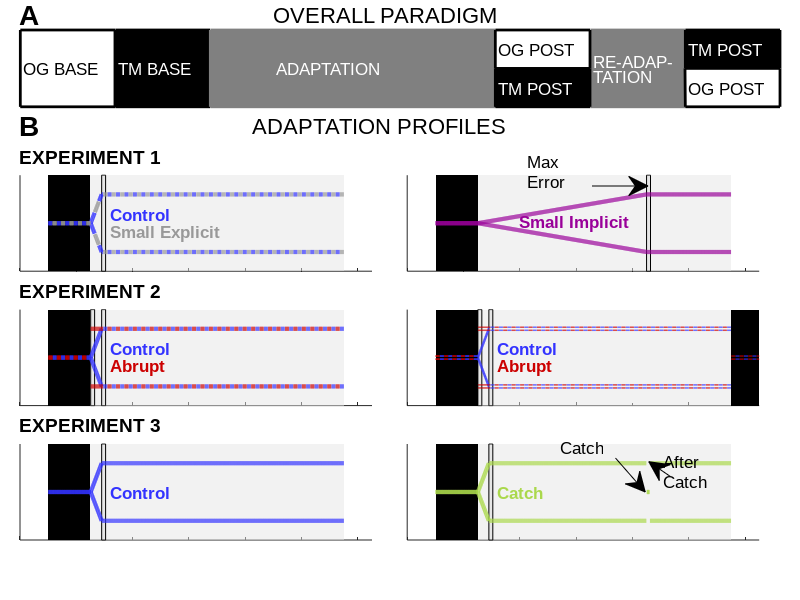

Write MATLAB code to recreate this figure.
clear all
close all

%initialize figure
f1=figure('Name','Adaptation Protocols');
set(f1,'Color',[1 1 1]','Units','inches','Position',[0 0 7 7])
lower=0.1;%position of bottom axes
height=0.16;%height of axes
width=0.95;
width2=0.44;
delta=height*1.4;
ymax=1250;

ax1 = axes('Position',[0.025  lower+3*delta+0.05 width height*0.8],'XTickLabel',{''},'YTickLabel',{''},'Clipping','off','XLim',[0 2400],'YLim',[0 1],'YTick',[-10 10000],'XTick',[-10 10000]);
ax2a = axes('Position',[0.025  lower+2*delta width2 height],'XTickLabel',{''},'YTickLabel',{''},'Clipping','off','XLim',[0 ymax],'YLim',[0.5 1.75],'YTick',[0 100]);
ax2b = axes('Position',[0.025+width2*1.1  lower+2*delta width2 height],'XTickLabel',{''},'YTickLabel',{''},'Clipping','off','XLim',[0 ymax],'YLim',[0.5 1.75],'YTick',[0 100]);
ax3a = axes('Position',[0.025  lower+delta width2 height],'XTickLabel',{''},'YTickLabel',{''},'Clipping','off','XLim',[0 ymax],'YLim',[0.5 1.75],'YTick',[0 100]);
ax3b = axes('Position',[0.025+width2*1.1  lower+delta width2 height],'XTickLabel',{''},'YTickLabel',{''},'Clipping','off','XLim',[0 ymax],'YLim',[0.5 1.75],'YTick',[0 100]);
ax4a = axes('Position',[0.025  lower width2 height],'XTickLabel',{''},'YTickLabel',{''},'Clipping','off','XLim',[0 ymax],'YLim',[0.5 1.75],'YTick',[0 100]);
ax4b = axes('Position',[0.025+width2*1.1  lower width2 height],'XTickLabel',{''},'YTickLabel',{''},'Clipping','off','XLim',[0 ymax],'YLim',[0.5 1.75],'YTick',[0 100]);

%generate data for timecourses
tied=1.125*ones(1,150);
washout=1.125*ones(1,100);
rampPert1=[linspace(1.125,1.5,40) 1.5*ones(1,860)];
rampPert2=[linspace(1.125,0.75,40) 0.75*ones(1,860)];
gradPert1=[linspace(1.125,1.5,600) 1.5*ones(1,300)];
gradPert2=[linspace(1.125,0.75,600) 0.75*ones(1,300)];
catchPert1=[linspace(1.125,1.5,40) 1.5*ones(1,559) NaN 1.125*ones(1,10) NaN 1.5*ones(1,289)];
catchPert2=[linspace(1.125,0.75,40) 0.75*ones(1,559) NaN 1.125*ones(1,10) NaN 0.75*ones(1,289)];
abruptPert1=[1.5*ones(1,900)];
abruptPert2=[0.75*ones(1,900)];
x1=1:100;
x2=101:250;
x3=251:1150;
x4=1151:1250;


hold(ax1)
patch(ax1,[1801 2100 2100 1801],[0 0 1 1],[0.5 0.5 0.5],'EdgeColor',[0.5 0.5 0.5],'LineWidth',2)
patch(ax1,[1 300 300 1],[0 0 1 1],[1 1 1],'EdgeColor',[0 0 0],'LineWidth',2)
patch(ax1,[301 600 600 301],[0 0 1 1],[0 0 0],'EdgeColor',[0 0 0],'LineWidth',2)
patch(ax1,[601 1500 1500 601],[0 0 1 1],[0.5 0.5 0.5],'EdgeColor',[0.5 0.5 0.5],'LineWidth',2)
patch(ax1,[1501 1800 1800 1501],[0 0 0.5 0.5],[0 0 0],'EdgeColor',[0 0 0],'LineWidth',2)
patch(ax1,[1501 1800 1800 1501],[0.5 0.5 1 1],[1 1 1],'EdgeColor',[0 0 0],'LineWidth',2)
patch(ax1,[2101 2400 2400 2101],[0.5 0.5 1 1],[0 0 0],'EdgeColor',[0 0 0],'LineWidth',2)
patch(ax1,[2101 2400 2400 2100],[0 0 0.5 0.5],[1 1 1],'EdgeColor',[0 0 0],'LineWidth',2)
text(ax1,10,0.5,'OG BASE','FontSize',12,'FontName','Arial')
text(ax1,310,0.5,'TM BASE','FontSize',12,'FontName','Arial','Color',[1 1 1])
text(ax1,810,0.5,'ADAPTATION','FontSize',12,'FontName','Arial','Color',[1 1 1])
text(ax1,1510,0.75,'OG POST','FontSize',12,'FontName','Arial')
text(ax1,1510,0.25,'TM POST','FontSize',12,'FontName','Arial','Color',[1 1 1])
text(ax1,1810,0.6,'RE-ADAP-','FontSize',12,'FontName','Arial','Color',[1 1 1])
text(ax1,1810,0.4,'TATION','FontSize',12,'FontName','Arial','Color',[1 1 1])
text(ax1,2110,0.25,'OG POST','FontSize',12,'FontName','Arial')
text(ax1,2110,0.75,'TM POST','FontSize',12,'FontName','Arial','Color',[1 1 1])
text(ax1,0,1.2,'A','FontSize',20,'FontName','Arial','FontWeight','Bold')
text(ax1,800,1.2,'OVERALL PARADIGM','FontSize',16,'FontName','Arial')

%control and feedback
hold(ax2a)

text(ax2a,0,2.4,'B','FontSize',20,'FontName','Arial','FontWeight','Bold')
text(ax2a,825,2.4,'ADAPTATION PROFILES','FontSize',16,'FontName','Arial')
text(ax2a,0,2,'EXPERIMENT 1','FontSize',14,'FontName','Arial','FontWeight','Bold')

l1a=[tied,rampPert1];
l1b=[tied,rampPert2];
pat1=[ones(1,15) nan(1,15)];pat1=repmat(pat1,1,35);
pat2=[nan(1,15) ones(1,15)];pat2=repmat(pat2,1,35);
l2a=l1a.*pat1;l2b=l1b.*pat1;%for controls
l1a=l1a.*pat2;l1b=l1b.*pat2;%for feedback


patch(ax2a,[[x2 x3],fliplr([x2 x3])],[0.5*ones(1,length([x2 x3])) 1.75*ones(1,length([x2 x3]))],[0.9 0.9 0.9],'FaceAlpha',0.5,'LineStyle','none')
patch(ax2a,[[x2],fliplr([x2])],[0.5*ones(1,length([x2])) 1.75*ones(1,length([x2]))],[0 0 0],'FaceAlpha',1,'LineStyle','none')
patch(ax2a,[x3(end)-860:x3(end-846) fliplr(x3(end)-860:x3(end-846))],[0.5*ones(1,15) 1.75*(ones(1,15))],[0.9 0.9 0.9],'EdgeColor',[0 0 0]) 
plot(ax2a,[x2,x3],l2a,'Color',[0.2 0.2 1],'LineWidth',3)
plot(ax2a,[x2,x3],l2b,'Color',[0.2 0.2 1],'LineWidth',3)
plot(ax2a,[x2,x3],l1a,'Color',[0.6 0.6 0.6],'LineWidth',3)
plot(ax2a,[x2,x3],l1b,'Color',[0.6 0.6 0.6],'LineWidth',3)
text(ax2a,320, 1.25,'Control','FontSize',12,'FontName','Arial','Color',[0.2 0.2 1],'FontWeight','bold')
text(ax2a,320, 1,'Small Explicit','FontSize',12,'FontName','Arial','Color',[0.6 0.6 0.6],'FontWeight','bold')

% gradual
hold (ax2b)
l1a=[tied,gradPert1];
l1b=[tied,gradPert2];
patch(ax2b,[[x2 x3],fliplr([x2 x3])],[0.5*ones(1,length([x2 x3])) 1.75*ones(1,length([x2 x3]))],[0.9 0.9 0.9],'FaceAlpha',0.5,'LineStyle','none')
patch(ax2b,[[x2],fliplr([x2])],[0.5*ones(1,length([x2])) 1.75*ones(1,length([x2]))],[0 0 0],'FaceAlpha',1,'LineStyle','none')
patch(ax2b,[x3(end)-300:x3(end-286) fliplr(x3(end)-300:x3(end-286))],[0.5*ones(1,15) 1.75*(ones(1,15))],[0.9 0.9 0.9],'EdgeColor',[0 0 0]) 
plot(ax2b,[x2,x3],l1a,'Color',[0.6 0 0.6],'LineWidth',3)
plot(ax2b,[x2,x3],l1b,'Color',[0.6 0 0.6],'LineWidth',3)
%plot(ax2b,x4,washout,'Color',[0.6 0 0.6],'LineWidth',3)
text(ax2b,400, 1.125,'Small Implicit','FontSize',12,'FontName','Arial','Color',[0.6 0 0.6],'FontWeight','bold')

%control and full abrupt
hold(ax3a)
text(ax3a,0,2,'EXPERIMENT 2','FontSize',14,'FontName','Arial','FontWeight','Bold')
l1a=[tied,rampPert1];%control
l1b=[tied,rampPert2];
l2a=[tied(1:end-1),NaN,abruptPert1];%abrupt
l2b=[tied(1:end-1),NaN,abruptPert2];
pat1(150:191)=1;pat2(150:191)=1;
l1a=l1a.*pat2;l1b=l1b.*pat2;
l2a=l2a.*pat1;l2b=l2b.*pat1;%for controls

patch(ax3a,[[x2 x3],fliplr([x2 x3])],[0.5*ones(1,length([x2 x3])) 1.75*ones(1,length([x2 x3]))],[0.9 0.9 0.9],'FaceAlpha',0.5,'LineStyle','none')
patch(ax3a,[[x2],fliplr([x2])],[0.5*ones(1,length([x2])) 1.75*ones(1,length([x2]))],[0 0 0],'FaceAlpha',1,'LineStyle','none')
patch(ax3a,[x3(end)-860:x3(end-846) fliplr(x3(end)-860:x3(end-846))],[0.5*ones(1,15) 1.75*(ones(1,15))],[0.9 0.9 0.9],'EdgeColor',[0 0 0])
patch(ax3a,[x3(1:15) fliplr(x3(1:15))],[0.5*ones(1,15) 1.75*(ones(1,15))],[0.9 0.9 0.9],'EdgeColor',[0 0 0]) 
plot(ax3a,[x2,x3],l1a,'Color',[0.2 0.2 1],'LineWidth',3)
plot(ax3a,[x2,x3],l1b,'Color',[0.2 0.2 1],'LineWidth',3)
plot(ax3a,[x2,x3],l2a,'Color',[0.8 0 0],'LineWidth',3)
plot(ax3a,[x2,x3],l2b,'Color',[0.8 0 0],'LineWidth',3)
text(ax3a,320, 1.25,'Control','FontSize',12,'FontName','Arial','Color',[0.2 0.2 1],'FontWeight','bold')
text(ax3a,320, 1,'Abrupt','FontSize',12,'FontName','Arial','Color',[0.8 0 0],'FontWeight','bold')


%control and full abrupt
idx1=[1:15,31:45,61:75,91:100];
idx2=[16:30,46:60,76:90];
w1=washout;w1(idx1)=NaN;
w2=washout;w2(idx2)=NaN;

hold(ax3b)
patch(ax3b,[[x2 x3],fliplr([x2 x3])],[0.5*ones(1,length([x2 x3])) 1.75*ones(1,length([x2 x3]))],[0.9 0.9 0.9],'FaceAlpha',0.5,'LineStyle','none')
patch(ax3b,[[x2],fliplr([x2])],[0.5*ones(1,length([x2])) 1.75*ones(1,length([x2]))],[0 0 0],'FaceAlpha',1,'LineStyle','none')
patch(ax3b,[[x4],fliplr([x4])],[0.5*ones(1,length([x4])) 1.75*ones(1,length([x4]))],[0 0 0],'FaceAlpha',1,'LineStyle','none')
patch(ax3b,[x3(end)-860:x3(end-846) fliplr(x3(end)-860:x3(end-846))],[0.5*ones(1,15) 1.75*(ones(1,15))],[0.9 0.9 0.9],'EdgeColor',[0 0 0])
patch(ax3b,[x3(1:15) fliplr(x3(1:15))],[0.5*ones(1,15) 1.75*(ones(1,15))],[0.9 0.9 0.9],'EdgeColor',[0 0 0]) 
plot(ax3b,[x2,x3],l1a+0.02,'Color',[0.2 0.2 1],'LineWidth',1)
plot(ax3b,[x2,x3],l1a-0.02,'Color',[0.2 0.2 1],'LineWidth',1)
plot(ax3b,[x2,x3],l1b+0.02,'Color',[0.2 0.2 1],'LineWidth',1)
plot(ax3b,[x2,x3],l1b-0.02,'Color',[0.2 0.2 1],'LineWidth',1)
plot(ax3b,[x4],w1+0.02,'Color',[0.2 0.2 1],'LineWidth',1)
plot(ax3b,[x4],w1-0.02,'Color',[0.2 0.2 1],'LineWidth',1)
plot(ax3b,[x2,x3],l2a+0.02,'Color',[0.8 0 0],'LineWidth',1)
plot(ax3b,[x2,x3],l2a-0.02,'Color',[0.8 0 0],'LineWidth',1)
plot(ax3b,[x2,x3],l2b+0.02,'Color',[0.8 0 0],'LineWidth',1)
plot(ax3b,[x2,x3],l2b-0.02,'Color',[0.8 0 0],'LineWidth',1)
plot(ax3b,[x4],w2+0.02,'Color',[0.8 0 0],'LineWidth',1)
plot(ax3b,[x4],w2-0.02,'Color',[0.8 0 0],'LineWidth',1)
text(ax3b,320, 1.25,'Control','FontSize',12,'FontName','Arial','Color',[0.2 0.2 1],'FontWeight','bold')
text(ax3b,320, 1,'Abrupt','FontSize',12,'FontName','Arial','Color',[0.8 0 0],'FontWeight','bold')

%control and catch
hold(ax4a)
text(ax4a,0,2,'EXPERIMENT 3','FontSize',14,'FontName','Arial','FontWeight','Bold')
patch(ax4a,[[x2 x3],fliplr([x2 x3])],[0.5*ones(1,length([x2 x3])) 1.75*ones(1,length([x2 x3]))],[0.9 0.9 0.9],'FaceAlpha',0.5,'LineStyle','none')
patch(ax4a,[[x2],fliplr([x2])],[0.5*ones(1,length([x2])) 1.75*ones(1,length([x2]))],[0 0 0],'FaceAlpha',1,'LineStyle','none')
patch(ax4a,[x3(end)-860:x3(end-846) fliplr(x3(end)-860:x3(end-846))],[0.5*ones(1,15) 1.75*(ones(1,15))],[0.9 0.9 0.9],'EdgeColor',[0 0 0]) 
plot(ax4a,[x2,x3],[tied,rampPert1],'Color',[0.2 0.2 1],'LineWidth',3)
plot(ax4a,[x2,x3],[tied,rampPert2],'Color',[0.2 0.2 1],'LineWidth',3)
text(ax4a,320, 1.125,'Control','FontSize',12,'FontName','Arial','Color',[0.2 0.2 1],'FontWeight','bold')

hold(ax4b)
patch(ax4b,[[x2 x3],fliplr([x2 x3])],[0.5*ones(1,length([x2 x3])) 1.75*ones(1,length([x2 x3]))],[0.9 0.9 0.9],'FaceAlpha',0.5,'LineStyle','none')
patch(ax4b,[[x2],fliplr([x2])],[0.5*ones(1,length([x2])) 1.75*ones(1,length([x2]))],[0 0 0],'FaceAlpha',1,'LineStyle','none')
patch(ax4b,[x3(end)-860:x3(end-846) fliplr(x3(end)-860:x3(end-846))],[0.5*ones(1,15) 1.75*(ones(1,15))],[0.9 0.9 0.9],'EdgeColor',[0 0 0]) 
plot(ax4b,[x2,x3],[tied,catchPert1],'Color',[0.67 0.85 0.30],'LineWidth',3)
plot(ax4b,[x2,x3],[tied,catchPert2],'Color',[0.67 0.85 0.30],'LineWidth',3)
text(ax4b,320, 1.125,'Catch','FontSize',12,'FontName','Arial','Color',[0.67 0.85 0.30],'FontWeight','bold')

annotation(f1,'textbox',[0.70 0.25 0.07 0.01],'String',{'Catch'},...
    'LineStyle','none','FontSize',12,'FontName','Arial','FitBoxToText','off');
annotation(f1,'textbox',[0.83 0.21 0.07 0.01],'String',['After',newline,'Catch'],...
    'LineStyle','none','FontSize',12,'FontName','Arial','FitBoxToText','off');
annotation(f1,'textbox',[0.66 0.71 0.07 0.01],'String',['Max',newline,'Error'],...
    'LineStyle','none','FontSize',12,'FontName','Arial','FitBoxToText','off');
annotation(f1,'arrow',[0.769345222255162 0.806547650049603],[0.236613979271515 0.180010198878123]);
annotation(f1,'arrow',[0.83779764900813 0.811011901855469],[0.206017351126197 0.230494647534267]);
annotation(f1,'arrow',[0.74 0.81],[0.69 0.69]);

set(gcf,'Renderer','painters');